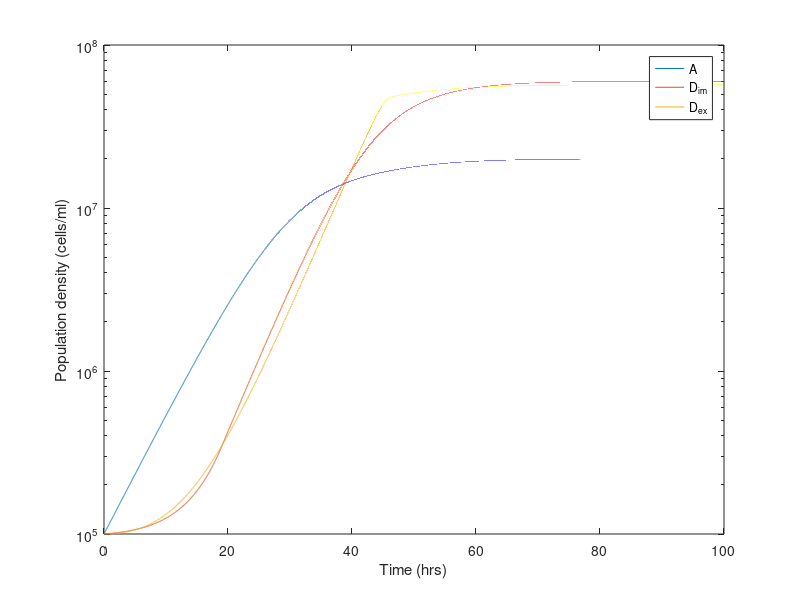
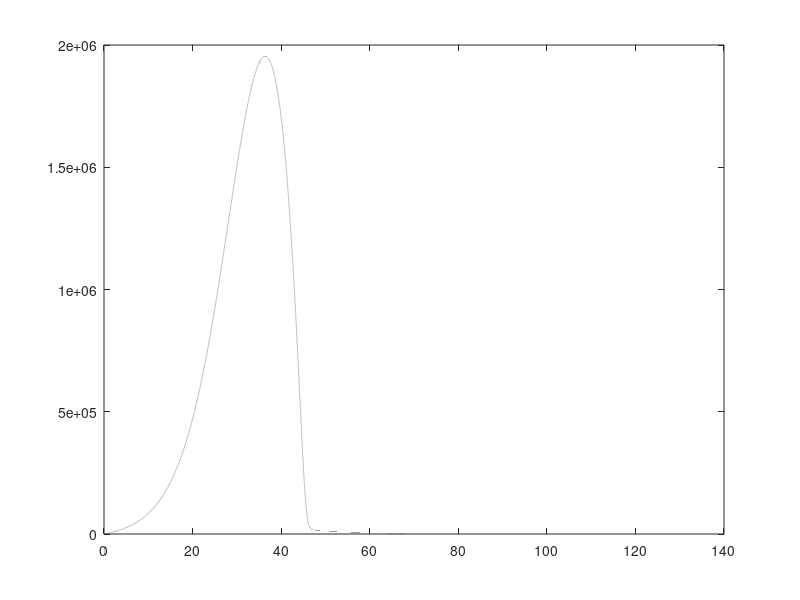

The MATLAB script that drew these images, in order: (Note: this script raises an error after producing the figures.)
% Modeling toxin degradation in a community with an assisting species
% A: assisting population (supports the growth of D)
% D: degrading populations (removes T)
% T: toxin (inhibits A)

clear

%% Initial conditions
T0 = 10; % initial toxin concentration, ug/ml
A0 = 1e5; % initial A density, cells/ml
D0 = 1e5; % initial D density,cells/ml
R0 = 0; % initial conc. of assisting resource

%% time range
t0 = 0;
tf = 120; % final time, hrs
dt = 0.001;

%% Parameters
rA0 = 0.2; % A growth rate, 1/hr %%set value
KA0 = 1e8; % A carrying capacity %set value
rD0 = 0.22; % max D growth rate, 1/hr %%evolving
KD0 = 3e8; % D carrying capacity %%evolving
iT = 0.003; % inhibitory coefficient of T on A, ml/(ug.hr) %%set value
sA = 1e-7; % growth paramter for A in support of D, ml/(cells.hr) %%set value
dD = 3e-9; % degradation parameter for D in removal of T, ml/(cells/hr) %%evolving
% gA = 0.46; % rate of R production by A
% cD = 1; % rate of R consumption by D
% KR = 10; % Monod coefficient for growth of D on R
% gA = 1.1; % rate of R production by A
% cD = 1; % rate of R consumption by D
% KR = 100; % Monod coefficient for growth of D on R
gA = 0.2; % rate of R production by A, fmole/cell/hr
cD = 0.07; % rate of R consumption by D, fmole/cell
KR = 2e5; % Monod coefficient for growth of D on R, fmole/ml

%% Simulating the dynamics
c = 1;
A(c) = A0;
D(c) = D0;
R(c) = R0;
De(c) = D0;
KD(c) = KD0; %*A(c)/KA0;
T(c) = T0;
Te(c) = T0;
trng(c) = t0;
t = t0;

while t < tf
    c = c+1;
    t = t + dt;
    trng(c) = t;

    A(c) = A(c-1) + dt*(rA0 - iT*T(c-1)-A(c-1)/KA0)*A(c-1);
    D(c) = D(c-1) + dt*min(sA*A(c-1),rD0)*max(0,(1 - D(c-1)/KD(c-1)))*D(c-1);
    R(c) = R(c-1) + gA*dt*(rA0 - iT*T(c-1)-A(c-1)/KA0)*A(c-1) - dt*cD*rD0*R(c-1)/(R(c-1)+KR)*De(c-1);
    if R(c)<0 % consumtion exceeds production
        R(c) = 0;
        De(c) = De(c-1);% + min(dt*rD0*R(c)/(R(c)+KR)*De(c-1),(R(c-1)/dt + gA*(rA0 - iT*T(c-1)-A(c-1)/KA0)*A(c-1))/(cD*rD0*R(c-1)/(R(c-1)+KR)));
    else % production exceeds consumption
        De(c) = De(c-1) + dt*rD0*R(c)/(R(c)+KR)*De(c-1);
    end
    T(c) = T(c-1) - dt*dD*D(c-1)*T(c-1);
    Te(c) = Te(c-1) - dt*dD*De(c-1)*Te(c-1);
    KD(c) = KD0*A(c)/KA0; 
    if T(c)<1e-3
        T(c) = 0;
    end
    if Te(c)<1e-3
        Te(c) = 0;
    end
    if A(c)<1e-1
        A(c) = 0;
    end
    if D(c)<1e-1
        D(c) = 0;
    end
    dt = 0.001/max([abs(dD*D(c-1)) abs(rA0 - iT*T(c-1)) abs(sA*A(c-1))]);
end

%% Plot results
figure
semilogy(trng,A)
hold on
semilogy(trng,D)
semilogy(trng,De)   
legend('A','D_i_m','D_e_x')
xlabel('Time (hrs)')
ylabel('Population density (cells/ml)')
xlim([0 100])

figure
plot(trng,R,'k:')
hold on
plot(smooth(trng,15),smooth(R,15),'k')
xlabel('Time (hrs)')
ylabel('Resource conc. (ug/ml)')
xlim([0 100])

figure
plot(trng,T,'color',[0 0.4 0.1])
hold on
plot(trng,Te,'--','color',[0 0.4 0.1])
xlabel('Time (hrs)')
ylabel('Toxin conc. (ug/ml)')
ylim([0 11])
xlim([0 100])

% [m, ind] = min(abs(T - T0/2));
% th = interp1(T(ind-10:ind+10),trng(ind-10:ind+10),T0/2);
